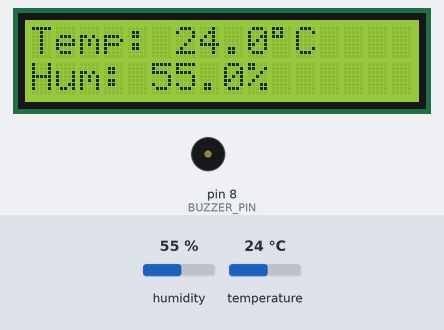
The sketch below on a simulated Arduino Uno, built with avr-gcc and run on an emulated ATmega328P. Shown: 16×2 character LCD, buzzer (waves = sounding, pin HIGH). Inputs (shaded band) come from the test bench; at power-on: humidity 55 %, temperature 24 °C.

Above: at 1.2 s.
1.3 s: humidity set to 46 %
At 5.1 s:
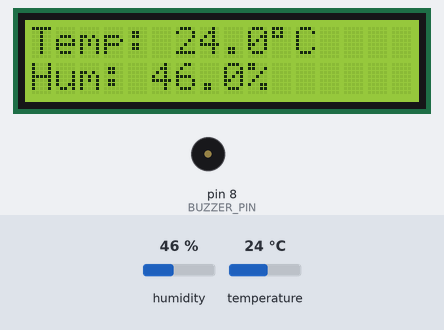
6.0 s: humidity set to 43 %
At 7.72 s:
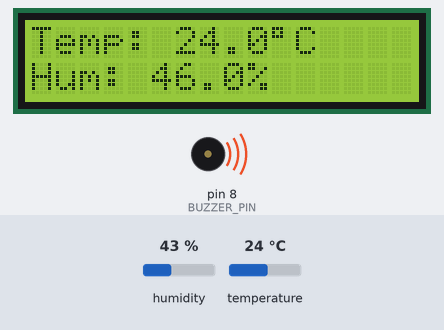
14.9 s: temperature set to 12 °C
At 17.4 s:
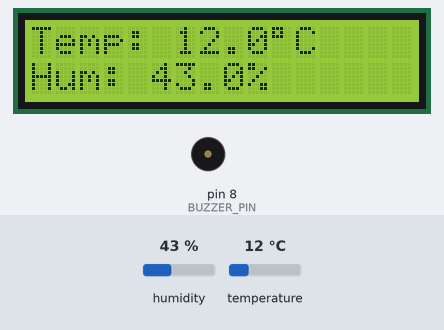
19.6 s: temperature set to 19 °C
At 20.5 s:
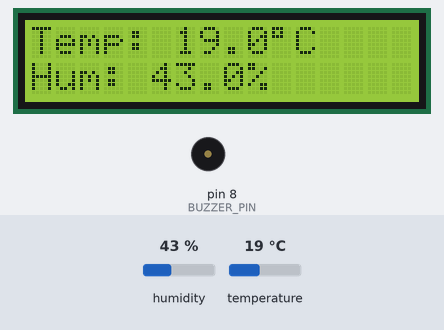
Timing chart, 0 to 25.3 s (numbered marks = the images above; inputs shaded):
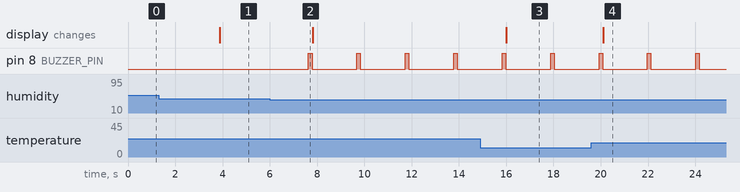

The sketch:

Humidity_detector.ino
```cpp
#include <Wire.h>
#include <LiquidCrystal_I2C.h>
#include <DHT.h>

// --------- SENSOR SETUP ---------
#define DHTPIN 2        // DHT data pin connected to D2
#define DHTTYPE DHT11   // Use DHT22 if you have that sensor
DHT dht(DHTPIN, DHTTYPE);

// --------- LCD SETUP ---------
LiquidCrystal_I2C lcd(0x27, 16, 2);
// Change 0x27 to 0x3F if your LCD shows nothing

// --------- BUZZER SETUP ---------
const int BUZZER_PIN = 8;
const float RH_LOW_ON  = 45.0; // alert if humidity < 45%
const float RH_LOW_OFF = 48.0;
const float RH_HIGH_ON = 75.0; // alert if humidity > 75%
const float RH_HIGH_OFF = 72.0;
bool alarmActive = false;

void setup() {
  pinMode(BUZZER_PIN, OUTPUT);
  digitalWrite(BUZZER_PIN, LOW);

  lcd.init();
  lcd.backlight();
  dht.begin();
}

void loop() {
  float h = dht.readHumidity();
  float t = dht.readTemperature(); // Celsius

  // Handle sensor errors
  if (isnan(h) || isnan(t)) {
    lcd.clear();
    lcd.setCursor(0, 0);
    lcd.print("Sensor Error!");
    delay(2000);
    return;
  }

  // ---------- HUMIDITY ALARM LOGIC ----------
  if (!alarmActive && (h < RH_LOW_ON || h > RH_HIGH_ON)) {
    alarmActive = true;
  } else if (alarmActive && (h > RH_LOW_OFF && h < RH_HIGH_OFF)) {
    alarmActive = false;
  }

  // If alarm is active → short beep
  if (alarmActive) {
    digitalWrite(BUZZER_PIN, HIGH);
    delay(150);
    digitalWrite(BUZZER_PIN, LOW);
  }

  // ---------- DISPLAY ON LCD ----------
  lcd.clear();
  lcd.setCursor(0, 0);
  lcd.print("Temp: ");
  lcd.print(t, 1); // one decimal
  lcd.print((char)223); // degree symbol
  lcd.print("C");

  lcd.setCursor(0, 1);
  lcd.print("Hum: ");
  lcd.print(h, 1);
  lcd.print("%");

  delay(1850); // together with buzzer delay ~2s refresh
}
```

Measured:
- the behaviour switches between 45 and 44 % on humidity (found by bisection; images 1 and 2)
- after the input at 1.3 s, the display: changes after 2.6 s (image 1)
- after the input at 6.0 s, pin 8 (BUZZER_PIN): alternates HIGH for 0.15 s and LOW for 1.9 s, starting after 1.6 s
- after the input at 14.9 s, the display: changes after 1.1 s (image 3)
- after the input at 19.6 s, the display: changes after 0.50 s (image 4)
